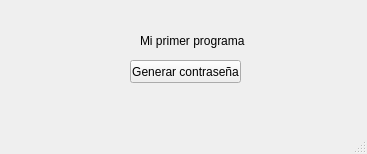
<?xml version="1.0" encoding="UTF-8"?>
<ui version="4.0">
 <class>MainWindow</class>
 <widget class="QMainWindow" name="MainWindow">
  <property name="geometry">
   <rect>
    <x>0</x>
    <y>0</y>
    <width>367</width>
    <height>154</height>
   </rect>
  </property>
  <property name="windowTitle">
   <string>MainWindow</string>
  </property>
  <widget class="QWidget" name="centralwidget">
   <widget class="QPushButton" name="pushButton">
    <property name="geometry">
     <rect>
      <x>130</x>
      <y>60</y>
      <width>111</width>
      <height>23</height>
     </rect>
    </property>
    <property name="text">
     <string>Generar contraseña</string>
    </property>
   </widget>
   <widget class="QLabel" name="label">
    <property name="geometry">
     <rect>
      <x>140</x>
      <y>30</y>
      <width>121</width>
      <height>21</height>
     </rect>
    </property>
    <property name="text">
     <string>Mi primer programa</string>
    </property>
   </widget>
  </widget>
  <widget class="QMenuBar" name="menubar">
   <property name="geometry">
    <rect>
     <x>0</x>
     <y>0</y>
     <width>367</width>
     <height>21</height>
    </rect>
   </property>
  </widget>
  <widget class="QStatusBar" name="statusbar"/>
 </widget>
 <resources/>
 <connections/>
</ui>
